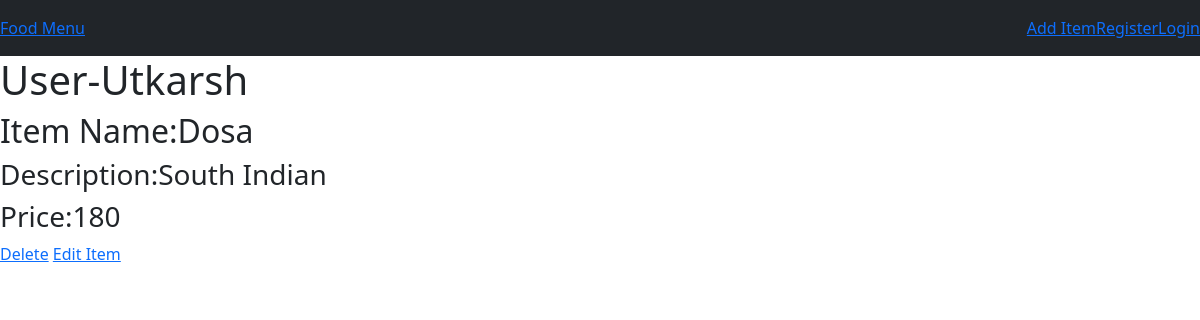
/food/2/, run on the app's committed database.
### food/models.py (models this page shows)
class Item(models.Model):
    user_name= models.ForeignKey(User,on_delete=models.CASCADE,default=1)
    item_name = models.CharField(max_length=200)
    item_desc = models.CharField(max_length=200)
    item_price = models.IntegerField()

### food/views.py (the view)
# urls.py: path('<int:id>/',views.detail,name='detail'),
def detail(request,id):
    item=Item.objects.get(pk=id)
    context ={
        'item':item,
    }
    return render(request,'food/detail.html',context)

### food/templates/food/detail.html
{% extends 'food/base.html' %}
{% block body %}
<h1> User-{{ item.user_name }}</h1>
<h2>Item Name:{{ item.item_name }}</h1>
<h3>Description:{{ item.item_desc }}</h2>
<h3>Price:{{ item.item_price }}</h3>
    <a href ="{% url 'food:delete_item' item.id %}">Delete</a>
    <a href ="{% url 'food:update_item' item.id %}">Edit Item </a>
{% endblock %}

### food/static/food/style.css (style rules this page uses)
body { background-color: lightcoral; }

### data on the page
Item: user_name "Utkarsh", item_name "Dosa", item_desc "South Indian", item_price "180"
